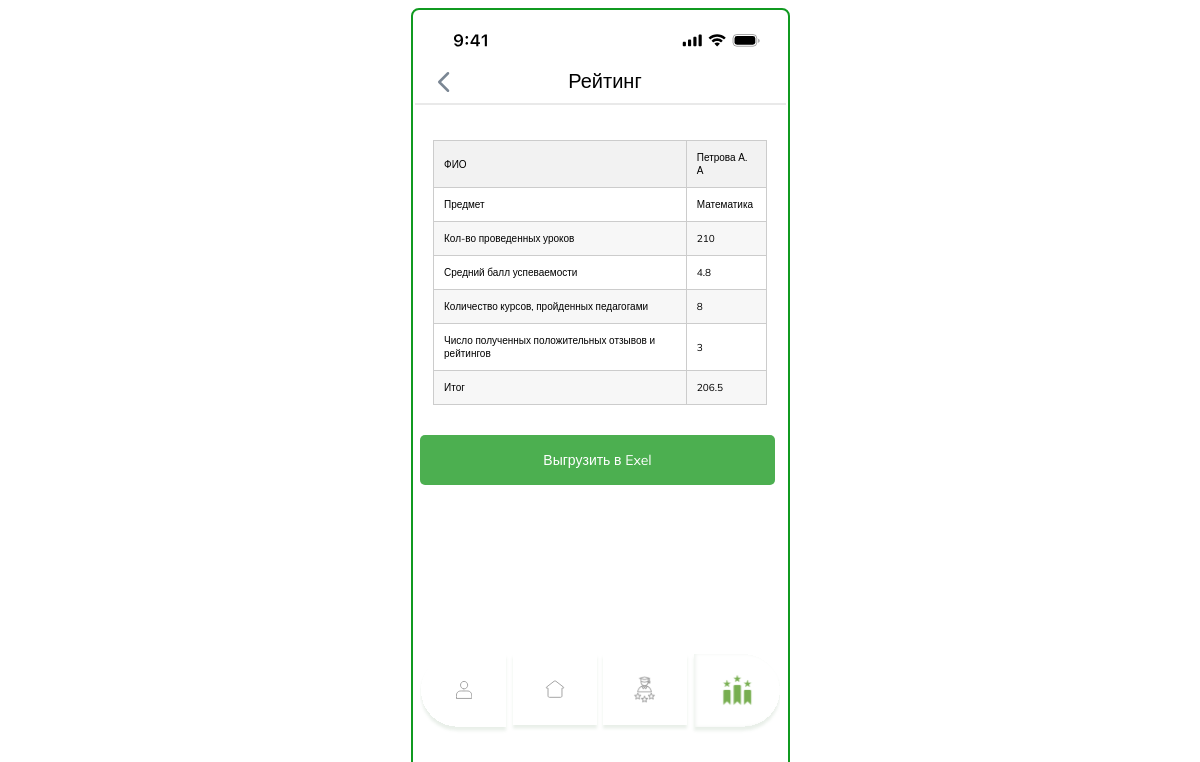
The page /rating on the database its author committed.
### backend/models.py (models this page shows)
class Teacher(models.Model):
    name = models.CharField('name', max_length=200)
    subject = models.ForeignKey(Subject, on_delete=models.CASCADE, related_name='teachers')
    lessons_amount = models.IntegerField('lessons_amount', default=0)
    courses_amount = models.IntegerField('courses_amount', default=0)
    reviews_amount = models.IntegerField('reviews_amount', default=0)
    average = models.FloatField('average', default=0)
    total = models.FloatField('total', default=0)

class Subject(models.Model):
    title = models.CharField('title', max_length=50)

### backend/views.py (the view)
# urls.py: path('rating', views.rating, name='rating'),
def rating(request):
    data = {
    'teachers': Teacher.objects.all()
    }
    return render(request, 'backend/user/рейтинг.html', data)

### backend/templates/backend/user/рейтинг.html (shortened to what this page needs)
{% extends 'backend/user/layout.html' %}
{% load static %}
{% block styles %}
<link rel="stylesheet" href="{% static 'backend/css/user/рейтинг.css' %}">
{% endblock styles %}
{% block header %}
  Рейтинг
{% endblock header %}
{% block content %}
            <table>
                <thead>
                    <tr>
                      <td>ФИО</td>
                      {% for teacher in teachers %}
                        <td>{{ teacher.name }}</td>
                        {% endfor %}
                    </tr>
                </thead>
                <tbody>
                    <tr>
                      <td>Предмет</td>
                      {% for teacher in teachers %}
                        <td>{{ teacher.subject.title }}</td>
                      {% endfor %}
                    </tr>
                    <tr>
                      <td>Кол-во проведенных уроков</td>
                      {% for teacher in teachers %}
                        <td>{{ teacher.lessons_amount }}</td>
                      {% endfor %}
                    </tr>
                    <tr>
                      <td>Средний балл успеваемости</td>
                      {% for teacher in teachers %}
                        <td>{{ teacher.average }}</td>
                      {% endfor %}
                    </tr>
                    <tr>
                        <td>Количество курсов, пройденных педагогами</td>
                        {% for teacher in teachers %}
                          <td>{{ teacher.courses_amount }}</td>
                      {% endfor %}
                    </tr>
                    <tr>
                      <td>Число полученных положительных отзывов и рейтингов</td>
                      {% for teacher in teachers %}
                        <td>{{ teacher.reviews_amount }}</td>
                      {% endfor %}
                    </tr>
                    <tr>
                      <td>Итог</td>
                      {% for teacher in teachers %}
                        <td>{{ teacher.total }}</td>
                      {% endfor %}
                    </tr>
                </tbody>
            </table>
            <div class="raschet">
                <a  class="redact_gr">Выгрузить в Exel</a>
            </div>
{% endblock content %}
{% block footer %}
          <div class="image-container">
          <a href="{% url 'index'  %}">
            <img src="{% static 'backend/img/pers-def.svg' %}" alt="Первая" class="responsive-image">
          </a>
          <a href="{% url 'home_def' %}">
            <img src="{% static 'backend/img/home-def.svg' %}" alt="Вторая" class="responsive-image">
          </a>
          <a href="{% url 'statistics'  %}">
            <img src="{% static 'backend/img/statistics-def.svg' %}" alt="Третья" class="responsive-image">
          </a>
          <a href="{% url 'rating'  %}">
            <img src="{% static 'backend/img/rating-act.svg' %}" alt="Четвертая" class="responsive-image">
          </a>
        </div>
{% endblock footer %}

### backend/static/backend/css/user/рейтинг.css (style rules this page uses)
body { font-family: 'Mulish', sans-serif; }
@media all and (min-width: 375px) { table { width: 100%; border-collapse: collapse; } }
@media all and (min-width: 375px) { th, td { border: 1px solid #109a20; text-align: left; padding: 8px; font-size: 10px; } }
@media all and (min-width: 375px) { tbody tr:nth-child(even) { background-color: rgba(240, 240, 240, 0.5); } }
@media all and (min-width: 375px) { .redact_gr { position: fixed; background-color: rgb(76, 175, 80); color: white; border: none; padding: 10px; text-align: center; text-decoration: none; display: inline-flex; justify-content: center; align-items: center; width: 335px; height: 30px; font-size: 14px; margin-top: 30px; margin-left: -180px; cursor: pointer; border-radius: 5px; font-family: 'Mulish', sans-serif; } }
@media all and (min-width: 375px) { .image-container { position: fixed; display: flex; justify-content: space-around; margin-bottom: -1000px; } }
@media all and (min-width: 375px) { .responsive-image { max-width: 90px; height: auto; margin: 0px; } }
@media all and (min-width: 375px) { table { width: 90%; border-collapse: collapse; } }
@media all and (min-width: 375px) { th, td { padding: 10px; border: 1px solid #ccc; text-align: left; } }
@media all and (min-width: 375px) { thead { background-color: #f2f2f2; } }

### rows shown on the page
Teacher: name "Петрова А. А", subject "Математика", lessons_amount "210", average "4.8", courses_amount "8", reviews_amount "3", total "206.5"
